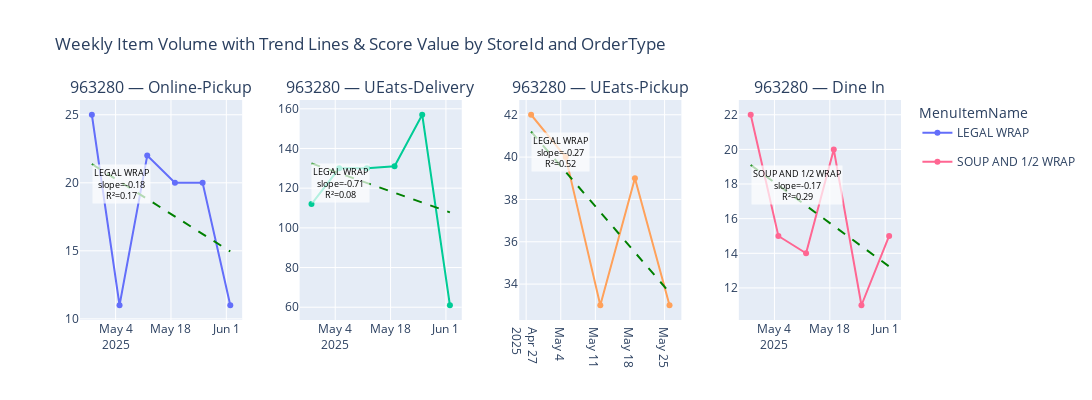
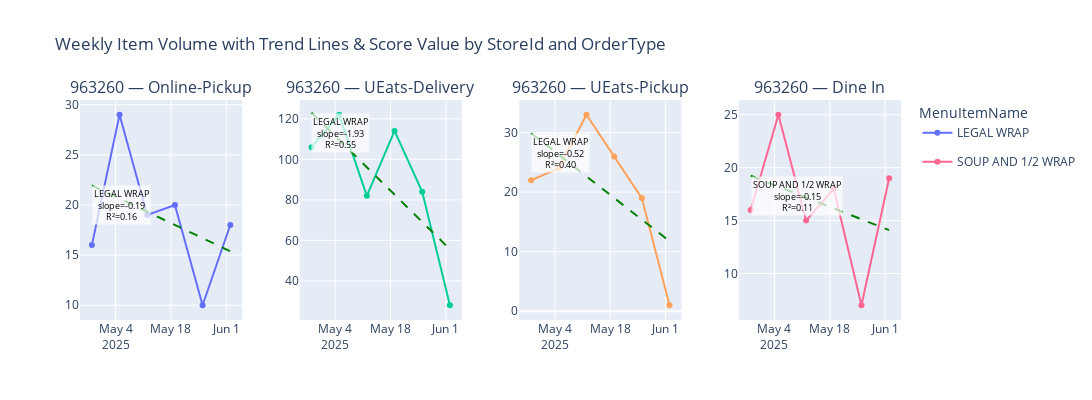
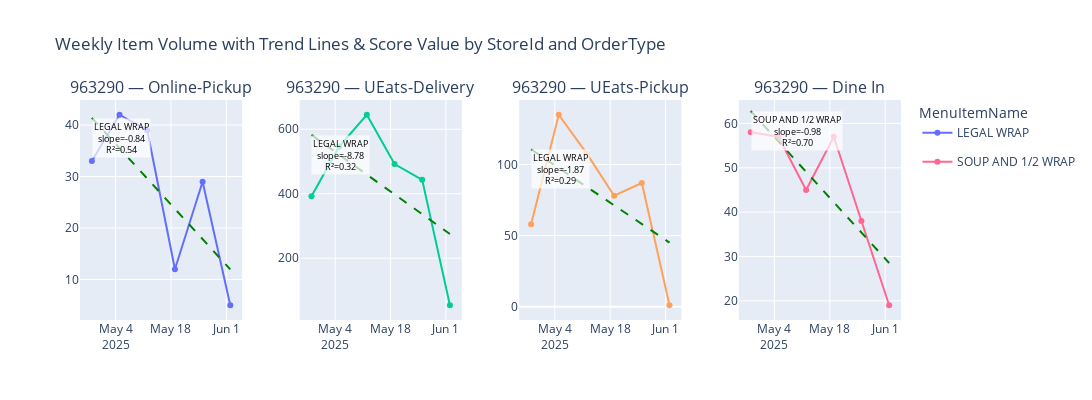

The notebook cell saved with these charts, in order:
### Code cell
import pandas as pd
import numpy as np
import plotly.graph_objects as go
from plotly.subplots import make_subplots



result = result.copy()

for i in [963280, 963260, 963290]:

    df=result[result['StoreId']==i]

    # Ensure WeekStartDate is datetime
    df['WeekStartDate'] = pd.to_datetime(df['WeekStartDate'])

    # Get unique StoreIds and OrderTypes for subplot grid
    store_ids = df['StoreId'].unique().tolist()
    order_types = df['OrderType'].unique().tolist()

    n_rows, n_cols = len(store_ids), len(order_types)

    # Create subplot grid
    fig = make_subplots(
        rows=n_rows,
        cols=n_cols,
        shared_xaxes=False,
        shared_yaxes=False,
        subplot_titles=[f"{store} — {order}" for store in store_ids for order in order_types],
        vertical_spacing=0.1,
        horizontal_spacing=0.07
    )

    # Keep track of shown legend items for MenuItemName
    shown_items = set()

    for i, store in enumerate(store_ids, start=1):
        for j, order in enumerate(order_types, start=1):
            sub_df = df[(df['StoreId'] == store) & (df['OrderType'] == order)]
            if sub_df.empty:
                continue
            
            for item in sub_df['MenuItemName'].unique():
                item_df = sub_df[sub_df['MenuItemName'] == item].sort_values('WeekStartDate')
                x = item_df['WeekStartDate']
                y = item_df['item_weekly_volumn']
                
                if len(item_df) < 2:
                    continue  # skip if not enough points
                
                # Show legend only once per MenuItemName globally
                show_leg = item not in shown_items
                shown_items.add(item)
                
                # 1) Plot actual weekly volume line
                fig.add_trace(
                    go.Scatter(
                        x=x,
                        y=y,
                        mode='lines+markers',
                        name=item,
                        showlegend=show_leg,
                        legendgroup=item,
                        hoverinfo='name+x+y'
                    ),
                    row=i,
                    col=j
                )
                
                # 2) Compute linear regression for trend line
                x_ord = x.map(pd.Timestamp.toordinal).values
                slope, intercept = np.polyfit(x_ord, y, 1)
                y_hat = slope * x_ord + intercept
                
                # Calculate R^2
                ss_res = np.sum((y - y_hat) ** 2)
                ss_tot = np.sum((y - np.mean(y)) ** 2)
                r2 = 1 - ss_res / ss_tot if ss_tot != 0 else np.nan
                
                # 3) Plot trend line (dashed)
                fig.add_trace(
                    go.Scatter(
                        x=x,
                        y=y_hat,
                        mode='lines',
                        line=dict(dash='dash', color='green'),
                        showlegend=False,
                        hoverinfo='none'
                    ),
                    row=i,
                    col=j
                )
                
                # 4) Add slope and R^2 annotation (top left corner of subplot)
                sp_idx = (i - 1) * n_cols + j
                xref = f"x{sp_idx}" if sp_idx > 1 else "x"
                yref = f"y{sp_idx}" if sp_idx > 1 else "y"
                
                fig.add_annotation(
                    xref=xref,
                    yref=yref,
                    x=min(x),
                    y=max(y_hat),
                    text=f"{item}<br>slope={slope:.2f}<br>R²={r2:.2f}",
                    #  text=f"{item}:{slope:.2f}",
                    showarrow=False,
                    font=dict(size=9, color="black"),
                    bgcolor="rgba(255,255,255,0.7)",
                    xanchor="left",
                    yanchor="top"
                )

    # Final layout tweaks
    fig.update_yaxes(matches=None)
    fig.update_layout(
        height=400 * n_rows,
        width=500 * n_cols,
        title="Weekly Item Volume with Trend Lines & Score Value by StoreId and OrderType",
        legend_title_text="MenuItemName",
        hovermode='x unified'
    )

    fig.show()

### Figure 1 — Plotly figure (JSON) as saved in the notebook; plotly's stock layout.template omitted (floating-point values rounded to 4 significant figures)
{"data": [{"hoverinfo": "name+x+y", "legendgroup": "LEGAL WRAP", "mode": "lines+markers", "name": "LEGAL WRAP", "showlegend": true, "type": "scatter", "x": ["2025-04-28T00:00:00", "2025-05-05T00:00:00", "2025-05-12T00:00:00", "2025-05-19T00:00:00", "2025-05-26T00:00:00", "2025-06-02T00:00:00"], "xaxis": "x", "y": [25, 11, 22, 20, 20, 11], "yaxis": "y"}, {"hoverinfo": "none", "line": {"color": "green", "dash": "dash"}, "mode": "lines", "showlegend": false, "type": "scatter", "x": ["2025-04-28T00:00:00", "2025-05-05T00:00:00", "2025-05-12T00:00:00", "2025-05-19T00:00:00", "2025-05-26T00:00:00", "2025-06-02T00:00:00"], "xaxis": "x", "y": [21.38, 20.1, 18.81, 17.52, 16.24, 14.95], "yaxis": "y"}, {"hoverinfo": "name+x+y", "legendgroup": "LEGAL WRAP", "mode": "lines+markers", "name": "LEGAL WRAP", "showlegend": false, "type": "scatter", "x": ["2025-04-28T00:00:00", "2025-05-05T00:00:00", "2025-05-12T00:00:00", "2025-05-19T00:00:00", "2025-05-26T00:00:00", "2025-06-02T00:00:00"], "xaxis": "x2", "y": [112, 130, 130, 131, 157, 61], "yaxis": "y2"}, {"hoverinfo": "none", "line": {"color": "green", "dash": "dash"}, "mode": "lines", "showlegend": false, "type": "scatter", "x": ["2025-04-28T00:00:00", "2025-05-05T00:00:00", "2025-05-12T00:00:00", "2025-05-19T00:00:00", "2025-05-26T00:00:00", "2025-06-02T00:00:00"], "xaxis": "x2", "y": [132.5, 127.6, 122.6, 117.7, 112.8, 107.8], "yaxis": "y2"}, {"hoverinfo": "name+x+y", "legendgroup": "LEGAL WRAP", "mode": "lines+markers", "name": "LEGAL WRAP", "showlegend": false, "type": "scatter", "x": ["2025-04-28T00:00:00", "2025-05-05T00:00:00", "2025-05-12T00:00:00", "2025-05-19T00:00:00", "2025-05-26T00:00:00"], "xaxis": "x3", "y": [42, 40, 33, 39, 33], "yaxis": "y3"}, {"hoverinfo": "none", "line": {"color": "green", "dash": "dash"}, "mode": "lines", "showlegend": false, "type": "scatter", "x": ["2025-04-28T00:00:00", "2025-05-05T00:00:00", "2025-05-12T00:00:00", "2025-05-19T00:00:00", "2025-05-26T00:00:00"], "xaxis": "x3", "y": [41.2, 39.3, 37.4, 35.5, 33.6], "yaxis": "y3"}, {"hoverinfo": "name+x+y", "legendgroup": "SOUP AND 1/2 WRAP", "mode": "lines+markers", "name": "SOUP AND 1/2 WRAP", "showlegend": true, "type": "scatter", "x": ["2025-04-28T00:00:00", "2025-05-05T00:00:00", "2025-05-12T00:00:00", "2025-05-19T00:00:00", "2025-05-26T00:00:00", "2025-06-02T00:00:00"], "xaxis": "x4", "y": [22, 15, 14, 20, 11, 15], "yaxis": "y4"}, {"hoverinfo": "none", "line": {"color": "green", "dash": "dash"}, "mode": "lines", "showlegend": false, "type": "scatter", "x": ["2025-04-28T00:00:00", "2025-05-05T00:00:00", "2025-05-12T00:00:00", "2025-05-19T00:00:00", "2025-05-26T00:00:00", "2025-06-02T00:00:00"], "xaxis": "x4", "y": [19.1, 17.92, 16.75, 15.58, 14.41, 13.24], "yaxis": "y4"}], "layout": {"annotations": [{"font": {"size": 16}, "showarrow": false, "text": "963280 — Online-Pickup", "x": 0.09875, "xanchor": "center", "xref": "paper", "y": 1, "yanchor": "bottom", "yref": "paper"}, {"font": {"size": 16}, "showarrow": false, "text": "963280 — UEats-Delivery", "x": 0.3663, "xanchor": "center", "xref": "paper", "y": 1, "yanchor": "bottom", "yref": "paper"}, {"font": {"size": 16}, "showarrow": false, "text": "963280 — UEats-Pickup", "x": 0.6338, "xanchor": "center", "xref": "paper", "y": 1, "yanchor": "bottom", "yref": "paper"}, {"font": {"size": 16}, "showarrow": false, "text": "963280 — Dine In", "x": 0.9012, "xanchor": "center", "xref": "paper", "y": 1, "yanchor": "bottom", "yref": "paper"}, {"bgcolor": "rgba(255,255,255,0.7)", "font": {"color": "black", "size": 9}, "showarrow": false, "text": "LEGAL WRAP<br>slope=-0.18<br>R²=0.17", "x": "2025-04-28T00:00:00", "xanchor": "left", "xref": "x", "y": 21.38, "yanchor": "top", "yref": "y"}, {"bgcolor": "rgba(255,255,255,0.7)", "font": {"color": "black", "size": 9}, "showarrow": false, "text": "LEGAL WRAP<br>slope=-0.71<br>R²=0.08", "x": "2025-04-28T00:00:00", "xanchor": "left", "xref": "x2", "y": 132.5, "yanchor": "top", "yref": "y2"}, {"bgcolor": "rgba(255,255,255,0.7)", "font": {"color": "black", "size": 9}, "showarrow": false, "text": "LEGAL WRAP<br>slope=-0.27<br>R²=0.52", "x": "2025-04-28T00:00:00", "xanchor": "left", "xref": "x3", "y": 41.2, "yanchor": "top", "yref": "y3"}, {"bgcolor": "rgba(255,255,255,0.7)", "font": {"color": "black", "size": 9}, "showarrow": false, "text": "SOUP AND 1/2 WRAP<br>slope=-0.17<br>R²=0.29", "x": "2025-04-28T00:00:00", "xanchor": "left", "xref": "x4", "y": 19.1, "yanchor": "top", "yref": "y4"}], "height": 400, "hovermode": "x unified", "legend": {"title": {"text": "MenuItemName"}}, "title": {"text": "Weekly Item Volume with Trend Lines & Score Value by StoreId and OrderType"}, "width": 2000, "xaxis": {"anchor": "y", "domain": [0, 0.1975]}, "xaxis2": {"anchor": "y2", "domain": [0.2675, 0.465]}, "xaxis3": {"anchor": "y3", "domain": [0.535, 0.7325]}, "xaxis4": {"anchor": "y4", "domain": [0.8025, 1]}, "yaxis": {"anchor": "x", "domain": [0, 1]}, "yaxis2": {"anchor": "x2", "domain": [0, 1]}, "yaxis3": {"anchor": "x3", "domain": [0, 1]}, "yaxis4": {"anchor": "x4", "domain": [0, 1]}}}

### Figure 2 — Plotly figure (JSON) as saved in the notebook; plotly's stock layout.template omitted (floating-point values rounded to 4 significant figures)
{"data": [{"hoverinfo": "name+x+y", "legendgroup": "LEGAL WRAP", "mode": "lines+markers", "name": "LEGAL WRAP", "showlegend": true, "type": "scatter", "x": ["2025-04-28T00:00:00", "2025-05-05T00:00:00", "2025-05-12T00:00:00", "2025-05-19T00:00:00", "2025-05-26T00:00:00", "2025-06-02T00:00:00"], "xaxis": "x", "y": [16, 29, 19, 20, 10, 18], "yaxis": "y"}, {"hoverinfo": "none", "line": {"color": "green", "dash": "dash"}, "mode": "lines", "showlegend": false, "type": "scatter", "x": ["2025-04-28T00:00:00", "2025-05-05T00:00:00", "2025-05-12T00:00:00", "2025-05-19T00:00:00", "2025-05-26T00:00:00", "2025-06-02T00:00:00"], "xaxis": "x", "y": [21.95, 20.64, 19.32, 18.01, 16.7, 15.38], "yaxis": "y"}, {"hoverinfo": "name+x+y", "legendgroup": "LEGAL WRAP", "mode": "lines+markers", "name": "LEGAL WRAP", "showlegend": false, "type": "scatter", "x": ["2025-04-28T00:00:00", "2025-05-05T00:00:00", "2025-05-12T00:00:00", "2025-05-19T00:00:00", "2025-05-26T00:00:00", "2025-06-02T00:00:00"], "xaxis": "x2", "y": [106, 122, 82, 114, 84, 28], "yaxis": "y2"}, {"hoverinfo": "none", "line": {"color": "green", "dash": "dash"}, "mode": "lines", "showlegend": false, "type": "scatter", "x": ["2025-04-28T00:00:00", "2025-05-05T00:00:00", "2025-05-12T00:00:00", "2025-05-19T00:00:00", "2025-05-26T00:00:00", "2025-06-02T00:00:00"], "xaxis": "x2", "y": [123.0, 109.6, 96.08, 82.59, 69.1, 55.62], "yaxis": "y2"}, {"hoverinfo": "name+x+y", "legendgroup": "LEGAL WRAP", "mode": "lines+markers", "name": "LEGAL WRAP", "showlegend": false, "type": "scatter", "x": ["2025-04-28T00:00:00", "2025-05-05T00:00:00", "2025-05-12T00:00:00", "2025-05-19T00:00:00", "2025-05-26T00:00:00", "2025-06-02T00:00:00"], "xaxis": "x3", "y": [22, 24, 33, 26, 19, 1], "yaxis": "y3"}, {"hoverinfo": "none", "line": {"color": "green", "dash": "dash"}, "mode": "lines", "showlegend": false, "type": "scatter", "x": ["2025-04-28T00:00:00", "2025-05-05T00:00:00", "2025-05-12T00:00:00", "2025-05-19T00:00:00", "2025-05-26T00:00:00", "2025-06-02T00:00:00"], "xaxis": "x3", "y": [29.9, 26.28, 22.65, 19.02, 15.39, 11.76], "yaxis": "y3"}, {"hoverinfo": "name+x+y", "legendgroup": "SOUP AND 1/2 WRAP", "mode": "lines+markers", "name": "SOUP AND 1/2 WRAP", "showlegend": true, "type": "scatter", "x": ["2025-04-28T00:00:00", "2025-05-05T00:00:00", "2025-05-12T00:00:00", "2025-05-19T00:00:00", "2025-05-26T00:00:00", "2025-06-02T00:00:00"], "xaxis": "x4", "y": [16, 25, 15, 18, 7, 19], "yaxis": "y4"}, {"hoverinfo": "none", "line": {"color": "green", "dash": "dash"}, "mode": "lines", "showlegend": false, "type": "scatter", "x": ["2025-04-28T00:00:00", "2025-05-05T00:00:00", "2025-05-12T00:00:00", "2025-05-19T00:00:00", "2025-05-26T00:00:00", "2025-06-02T00:00:00"], "xaxis": "x4", "y": [19.24, 18.21, 17.18, 16.15, 15.12, 14.1], "yaxis": "y4"}], "layout": {"annotations": [{"font": {"size": 16}, "showarrow": false, "text": "963260 — Online-Pickup", "x": 0.09875, "xanchor": "center", "xref": "paper", "y": 1, "yanchor": "bottom", "yref": "paper"}, {"font": {"size": 16}, "showarrow": false, "text": "963260 — UEats-Delivery", "x": 0.3663, "xanchor": "center", "xref": "paper", "y": 1, "yanchor": "bottom", "yref": "paper"}, {"font": {"size": 16}, "showarrow": false, "text": "963260 — UEats-Pickup", "x": 0.6338, "xanchor": "center", "xref": "paper", "y": 1, "yanchor": "bottom", "yref": "paper"}, {"font": {"size": 16}, "showarrow": false, "text": "963260 — Dine In", "x": 0.9012, "xanchor": "center", "xref": "paper", "y": 1, "yanchor": "bottom", "yref": "paper"}, {"bgcolor": "rgba(255,255,255,0.7)", "font": {"color": "black", "size": 9}, "showarrow": false, "text": "LEGAL WRAP<br>slope=-0.19<br>R²=0.16", "x": "2025-04-28T00:00:00", "xanchor": "left", "xref": "x", "y": 21.95, "yanchor": "top", "yref": "y"}, {"bgcolor": "rgba(255,255,255,0.7)", "font": {"color": "black", "size": 9}, "showarrow": false, "text": "LEGAL WRAP<br>slope=-1.93<br>R²=0.55", "x": "2025-04-28T00:00:00", "xanchor": "left", "xref": "x2", "y": 123.0, "yanchor": "top", "yref": "y2"}, {"bgcolor": "rgba(255,255,255,0.7)", "font": {"color": "black", "size": 9}, "showarrow": false, "text": "LEGAL WRAP<br>slope=-0.52<br>R²=0.40", "x": "2025-04-28T00:00:00", "xanchor": "left", "xref": "x3", "y": 29.9, "yanchor": "top", "yref": "y3"}, {"bgcolor": "rgba(255,255,255,0.7)", "font": {"color": "black", "size": 9}, "showarrow": false, "text": "SOUP AND 1/2 WRAP<br>slope=-0.15<br>R²=0.11", "x": "2025-04-28T00:00:00", "xanchor": "left", "xref": "x4", "y": 19.24, "yanchor": "top", "yref": "y4"}], "height": 400, "hovermode": "x unified", "legend": {"title": {"text": "MenuItemName"}}, "title": {"text": "Weekly Item Volume with Trend Lines & Score Value by StoreId and OrderType"}, "width": 2000, "xaxis": {"anchor": "y", "domain": [0, 0.1975]}, "xaxis2": {"anchor": "y2", "domain": [0.2675, 0.465]}, "xaxis3": {"anchor": "y3", "domain": [0.535, 0.7325]}, "xaxis4": {"anchor": "y4", "domain": [0.8025, 1]}, "yaxis": {"anchor": "x", "domain": [0, 1]}, "yaxis2": {"anchor": "x2", "domain": [0, 1]}, "yaxis3": {"anchor": "x3", "domain": [0, 1]}, "yaxis4": {"anchor": "x4", "domain": [0, 1]}}}

### Figure 3 — Plotly figure (JSON) as saved in the notebook; plotly's stock layout.template omitted (floating-point values rounded to 4 significant figures)
{"data": [{"hoverinfo": "name+x+y", "legendgroup": "LEGAL WRAP", "mode": "lines+markers", "name": "LEGAL WRAP", "showlegend": true, "type": "scatter", "x": ["2025-04-28T00:00:00", "2025-05-05T00:00:00", "2025-05-12T00:00:00", "2025-05-19T00:00:00", "2025-05-26T00:00:00", "2025-06-02T00:00:00"], "xaxis": "x", "y": [33, 42, 39, 12, 29, 5], "yaxis": "y"}, {"hoverinfo": "none", "line": {"color": "green", "dash": "dash"}, "mode": "lines", "showlegend": false, "type": "scatter", "x": ["2025-04-28T00:00:00", "2025-05-05T00:00:00", "2025-05-12T00:00:00", "2025-05-19T00:00:00", "2025-05-26T00:00:00", "2025-06-02T00:00:00"], "xaxis": "x", "y": [41.38, 35.5, 29.61, 23.72, 17.84, 11.95], "yaxis": "y"}, {"hoverinfo": "name+x+y", "legendgroup": "LEGAL WRAP", "mode": "lines+markers", "name": "LEGAL WRAP", "showlegend": false, "type": "scatter", "x": ["2025-04-28T00:00:00", "2025-05-05T00:00:00", "2025-05-12T00:00:00", "2025-05-19T00:00:00", "2025-05-26T00:00:00", "2025-06-02T00:00:00"], "xaxis": "x2", "y": [392, 546, 645, 492, 443, 54], "yaxis": "y2"}, {"hoverinfo": "none", "line": {"color": "green", "dash": "dash"}, "mode": "lines", "showlegend": false, "type": "scatter", "x": ["2025-04-28T00:00:00", "2025-05-05T00:00:00", "2025-05-12T00:00:00", "2025-05-19T00:00:00", "2025-05-26T00:00:00", "2025-06-02T00:00:00"], "xaxis": "x2", "y": [582.4, 520.9, 459.4, 397.9, 336.4, 275.0], "yaxis": "y2"}, {"hoverinfo": "name+x+y", "legendgroup": "LEGAL WRAP", "mode": "lines+markers", "name": "LEGAL WRAP", "showlegend": false, "type": "scatter", "x": ["2025-04-28T00:00:00", "2025-05-05T00:00:00", "2025-05-12T00:00:00", "2025-05-19T00:00:00", "2025-05-26T00:00:00", "2025-06-02T00:00:00"], "xaxis": "x3", "y": [58, 135, 108, 78, 87, 1], "yaxis": "y3"}, {"hoverinfo": "none", "line": {"color": "green", "dash": "dash"}, "mode": "lines", "showlegend": false, "type": "scatter", "x": ["2025-04-28T00:00:00", "2025-05-05T00:00:00", "2025-05-12T00:00:00", "2025-05-19T00:00:00", "2025-05-26T00:00:00", "2025-06-02T00:00:00"], "xaxis": "x3", "y": [110.6, 97.5, 84.39, 71.28, 58.16, 45.05], "yaxis": "y3"}, {"hoverinfo": "name+x+y", "legendgroup": "SOUP AND 1/2 WRAP", "mode": "lines+markers", "name": "SOUP AND 1/2 WRAP", "showlegend": true, "type": "scatter", "x": ["2025-04-28T00:00:00", "2025-05-05T00:00:00", "2025-05-12T00:00:00", "2025-05-19T00:00:00", "2025-05-26T00:00:00", "2025-06-02T00:00:00"], "xaxis": "x4", "y": [58, 57, 45, 57, 38, 19], "yaxis": "y4"}, {"hoverinfo": "none", "line": {"color": "green", "dash": "dash"}, "mode": "lines", "showlegend": false, "type": "scatter", "x": ["2025-04-28T00:00:00", "2025-05-05T00:00:00", "2025-05-12T00:00:00", "2025-05-19T00:00:00", "2025-05-26T00:00:00", "2025-06-02T00:00:00"], "xaxis": "x4", "y": [62.81, 55.95, 49.1, 42.24, 35.38, 28.52], "yaxis": "y4"}], "layout": {"annotations": [{"font": {"size": 16}, "showarrow": false, "text": "963290 — Online-Pickup", "x": 0.09875, "xanchor": "center", "xref": "paper", "y": 1, "yanchor": "bottom", "yref": "paper"}, {"font": {"size": 16}, "showarrow": false, "text": "963290 — UEats-Delivery", "x": 0.3663, "xanchor": "center", "xref": "paper", "y": 1, "yanchor": "bottom", "yref": "paper"}, {"font": {"size": 16}, "showarrow": false, "text": "963290 — UEats-Pickup", "x": 0.6338, "xanchor": "center", "xref": "paper", "y": 1, "yanchor": "bottom", "yref": "paper"}, {"font": {"size": 16}, "showarrow": false, "text": "963290 — Dine In", "x": 0.9012, "xanchor": "center", "xref": "paper", "y": 1, "yanchor": "bottom", "yref": "paper"}, {"bgcolor": "rgba(255,255,255,0.7)", "font": {"color": "black", "size": 9}, "showarrow": false, "text": "LEGAL WRAP<br>slope=-0.84<br>R²=0.54", "x": "2025-04-28T00:00:00", "xanchor": "left", "xref": "x", "y": 41.38, "yanchor": "top", "yref": "y"}, {"bgcolor": "rgba(255,255,255,0.7)", "font": {"color": "black", "size": 9}, "showarrow": false, "text": "LEGAL WRAP<br>slope=-8.78<br>R²=0.32", "x": "2025-04-28T00:00:00", "xanchor": "left", "xref": "x2", "y": 582.4, "yanchor": "top", "yref": "y2"}, {"bgcolor": "rgba(255,255,255,0.7)", "font": {"color": "black", "size": 9}, "showarrow": false, "text": "LEGAL WRAP<br>slope=-1.87<br>R²=0.29", "x": "2025-04-28T00:00:00", "xanchor": "left", "xref": "x3", "y": 110.6, "yanchor": "top", "yref": "y3"}, {"bgcolor": "rgba(255,255,255,0.7)", "font": {"color": "black", "size": 9}, "showarrow": false, "text": "SOUP AND 1/2 WRAP<br>slope=-0.98<br>R²=0.70", "x": "2025-04-28T00:00:00", "xanchor": "left", "xref": "x4", "y": 62.81, "yanchor": "top", "yref": "y4"}], "height": 400, "hovermode": "x unified", "legend": {"title": {"text": "MenuItemName"}}, "title": {"text": "Weekly Item Volume with Trend Lines & Score Value by StoreId and OrderType"}, "width": 2000, "xaxis": {"anchor": "y", "domain": [0, 0.1975]}, "xaxis2": {"anchor": "y2", "domain": [0.2675, 0.465]}, "xaxis3": {"anchor": "y3", "domain": [0.535, 0.7325]}, "xaxis4": {"anchor": "y4", "domain": [0.8025, 1]}, "yaxis": {"anchor": "x", "domain": [0, 1]}, "yaxis2": {"anchor": "x2", "domain": [0, 1]}, "yaxis3": {"anchor": "x3", "domain": [0, 1]}, "yaxis4": {"anchor": "x4", "domain": [0, 1]}}}
